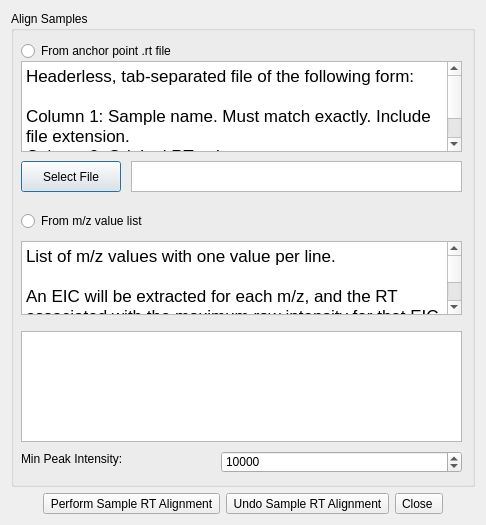
<?xml version="1.0" encoding="UTF-8"?>
<ui version="4.0">
 <class>AlignmentDialog2</class>
 <widget class="QDialog" name="AlignmentDialog2">
  <property name="geometry">
   <rect>
    <x>0</x>
    <y>0</y>
    <width>486</width>
    <height>525</height>
   </rect>
  </property>
  <property name="windowTitle">
   <string>Alignment Options</string>
  </property>
  <layout class="QGridLayout" name="gridLayout">
   <item row="0" column="0" colspan="5">
    <widget class="QGroupBox" name="boxAlignmentOptions">
     <property name="title">
      <string>Align Samples</string>
     </property>
     <widget class="QRadioButton" name="radFromRtFile">
      <property name="geometry">
       <rect>
        <x>10</x>
        <y>30</y>
        <width>421</width>
        <height>20</height>
       </rect>
      </property>
      <property name="text">
       <string>From anchor point .rt file</string>
      </property>
     </widget>
     <widget class="QTextEdit" name="txtAnchorPointFile">
      <property name="geometry">
       <rect>
        <x>10</x>
        <y>50</y>
        <width>441</width>
        <height>91</height>
       </rect>
      </property>
      <property name="readOnly">
       <bool>true</bool>
      </property>
      <property name="html">
       <string>&lt;!DOCTYPE HTML PUBLIC &quot;-//W3C//DTD HTML 4.0//EN&quot; &quot;http://www.w3.org/TR/REC-html40/strict.dtd&quot;&gt;
&lt;html&gt;&lt;head&gt;&lt;meta name=&quot;qrichtext&quot; content=&quot;1&quot; /&gt;&lt;meta charset=&quot;utf-8&quot; /&gt;&lt;style type=&quot;text/css&quot;&gt;
p, li { white-space: pre-wrap; }
hr { height: 1px; border-width: 0; }
li.unchecked::marker { content: &quot;\2610&quot;; }
li.checked::marker { content: &quot;\2612&quot;; }
&lt;/style&gt;&lt;/head&gt;&lt;body style=&quot; font-family:'.AppleSystemUIFont'; font-size:13pt; font-weight:400; font-style:normal;&quot;&gt;
&lt;p style=&quot; margin-top:0px; margin-bottom:0px; margin-left:0px; margin-right:0px; -qt-block-indent:0; text-indent:0px;&quot;&gt;Headerless, tab-separated file of the following form:&lt;/p&gt;
&lt;p style=&quot;-qt-paragraph-type:empty; margin-top:0px; margin-bottom:0px; margin-left:0px; margin-right:0px; -qt-block-indent:0; text-indent:0px;&quot;&gt;&lt;br /&gt;&lt;/p&gt;
&lt;p style=&quot; margin-top:0px; margin-bottom:0px; margin-left:0px; margin-right:0px; -qt-block-indent:0; text-indent:0px;&quot;&gt;Column 1: Sample name. Must match exactly. Include file extension.&lt;/p&gt;
&lt;p style=&quot; margin-top:0px; margin-bottom:0px; margin-left:0px; margin-right:0px; -qt-block-indent:0; text-indent:0px;&quot;&gt;Column 2: Original RT value.&lt;/p&gt;
&lt;p style=&quot; margin-top:0px; margin-bottom:0px; margin-left:0px; margin-right:0px; -qt-block-indent:0; text-indent:0px;&quot;&gt;Column 3: Updated RT value.&lt;/p&gt;&lt;/body&gt;&lt;/html&gt;</string>
      </property>
     </widget>
     <widget class="QPushButton" name="btnSelectFile">
      <property name="geometry">
       <rect>
        <x>10</x>
        <y>150</y>
        <width>100</width>
        <height>31</height>
       </rect>
      </property>
      <property name="text">
       <string>Select File</string>
      </property>
     </widget>
     <widget class="QRadioButton" name="radFromMzList">
      <property name="geometry">
       <rect>
        <x>10</x>
        <y>200</y>
        <width>431</width>
        <height>20</height>
       </rect>
      </property>
      <property name="text">
       <string>From m/z value list</string>
      </property>
     </widget>
     <widget class="QTextEdit" name="txtSelectFile">
      <property name="geometry">
       <rect>
        <x>120</x>
        <y>150</y>
        <width>331</width>
        <height>31</height>
       </rect>
      </property>
      <property name="readOnly">
       <bool>true</bool>
      </property>
     </widget>
     <widget class="QTextEdit" name="txtExplainMzList">
      <property name="geometry">
       <rect>
        <x>10</x>
        <y>230</y>
        <width>441</width>
        <height>74</height>
       </rect>
      </property>
      <property name="readOnly">
       <bool>true</bool>
      </property>
      <property name="html">
       <string>&lt;!DOCTYPE HTML PUBLIC &quot;-//W3C//DTD HTML 4.0//EN&quot; &quot;http://www.w3.org/TR/REC-html40/strict.dtd&quot;&gt;
&lt;html&gt;&lt;head&gt;&lt;meta name=&quot;qrichtext&quot; content=&quot;1&quot; /&gt;&lt;meta charset=&quot;utf-8&quot; /&gt;&lt;style type=&quot;text/css&quot;&gt;
p, li { white-space: pre-wrap; }
hr { height: 1px; border-width: 0; }
li.unchecked::marker { content: &quot;\2610&quot;; }
li.checked::marker { content: &quot;\2612&quot;; }
&lt;/style&gt;&lt;/head&gt;&lt;body style=&quot; font-family:'.AppleSystemUIFont'; font-size:13pt; font-weight:400; font-style:normal;&quot;&gt;
&lt;p style=&quot; margin-top:0px; margin-bottom:0px; margin-left:0px; margin-right:0px; -qt-block-indent:0; text-indent:0px;&quot;&gt;List of m/z values with one value per line.&lt;/p&gt;
&lt;p style=&quot;-qt-paragraph-type:empty; margin-top:0px; margin-bottom:0px; margin-left:0px; margin-right:0px; -qt-block-indent:0; text-indent:0px;&quot;&gt;&lt;br /&gt;&lt;/p&gt;
&lt;p style=&quot; margin-top:0px; margin-bottom:0px; margin-left:0px; margin-right:0px; -qt-block-indent:0; text-indent:0px;&quot;&gt;An EIC will be extracted for each m/z, and the RT associated with the maximum raw intensity for that EIC will be used as an anchor point in each sample.&lt;/p&gt;
&lt;p style=&quot;-qt-paragraph-type:empty; margin-top:0px; margin-bottom:0px; margin-left:0px; margin-right:0px; -qt-block-indent:0; text-indent:0px;&quot;&gt;&lt;br /&gt;&lt;/p&gt;
&lt;p style=&quot; margin-top:0px; margin-bottom:0px; margin-left:0px; margin-right:0px; -qt-block-indent:0; text-indent:0px;&quot;&gt;Specify a minimum peak intensity threshold to avoid generating anchor points for low-intensity samples.&lt;/p&gt;&lt;/body&gt;&lt;/html&gt;</string>
      </property>
     </widget>
     <widget class="QTextEdit" name="txtMzList">
      <property name="geometry">
       <rect>
        <x>10</x>
        <y>320</y>
        <width>441</width>
        <height>111</height>
       </rect>
      </property>
      <property name="acceptRichText">
       <bool>false</bool>
      </property>
      <property name="placeholderText">
       <string extracomment="m/z values for anchor points"/>
      </property>
     </widget>
     <widget class="QDoubleSpinBox" name="spnMinPeakIntensity">
      <property name="geometry">
       <rect>
        <x>210</x>
        <y>440</y>
        <width>241</width>
        <height>22</height>
       </rect>
      </property>
      <property name="decimals">
       <number>0</number>
      </property>
      <property name="maximum">
       <double>999999999.000000000000000</double>
      </property>
      <property name="singleStep">
       <double>1000.000000000000000</double>
      </property>
      <property name="value">
       <double>10000.000000000000000</double>
      </property>
     </widget>
     <widget class="QLabel" name="lblMinPeakIntensity">
      <property name="geometry">
       <rect>
        <x>10</x>
        <y>440</y>
        <width>191</width>
        <height>16</height>
       </rect>
      </property>
      <property name="text">
       <string>Min Peak Intensity:</string>
      </property>
     </widget>
    </widget>
   </item>
   <item row="2" column="2">
    <widget class="QToolButton" name="btnUndoAlignment">
     <property name="text">
      <string>Undo Sample RT Alignment</string>
     </property>
    </widget>
   </item>
   <item row="2" column="1">
    <widget class="QToolButton" name="btnAlign">
     <property name="text">
      <string>Perform Sample RT Alignment</string>
     </property>
    </widget>
   </item>
   <item row="2" column="3">
    <widget class="QToolButton" name="btnClose">
     <property name="text">
      <string>Close </string>
     </property>
    </widget>
   </item>
  </layout>
 </widget>
 <resources/>
 <connections/>
</ui>
